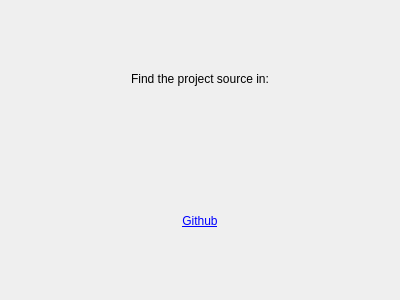
<?xml version="1.0" encoding="UTF-8"?>
<ui version="4.0">
 <class>Dialog</class>
 <widget class="QDialog" name="Dialog">
  <property name="geometry">
   <rect>
    <x>0</x>
    <y>0</y>
    <width>400</width>
    <height>300</height>
   </rect>
  </property>
  <property name="windowTitle">
   <string>Dialog</string>
  </property>
  <layout class="QVBoxLayout" name="verticalLayout_2">
   <item>
    <layout class="QVBoxLayout" name="verticalLayout">
     <item>
      <widget class="QLabel" name="label_2">
       <property name="text">
        <string>Find the project source in:</string>
       </property>
       <property name="alignment">
        <set>Qt::AlignmentFlag::AlignCenter</set>
       </property>
      </widget>
     </item>
     <item>
      <widget class="QLabel" name="label">
       <property name="text">
        <string>&lt;a href=&quot;https://www.github.com&quot;&gt;Github&lt;/a&gt;</string>
       </property>
       <property name="alignment">
        <set>Qt::AlignmentFlag::AlignCenter</set>
       </property>
       <property name="openExternalLinks">
        <bool>true</bool>
       </property>
      </widget>
     </item>
    </layout>
   </item>
  </layout>
 </widget>
 <resources/>
 <connections/>
</ui>
